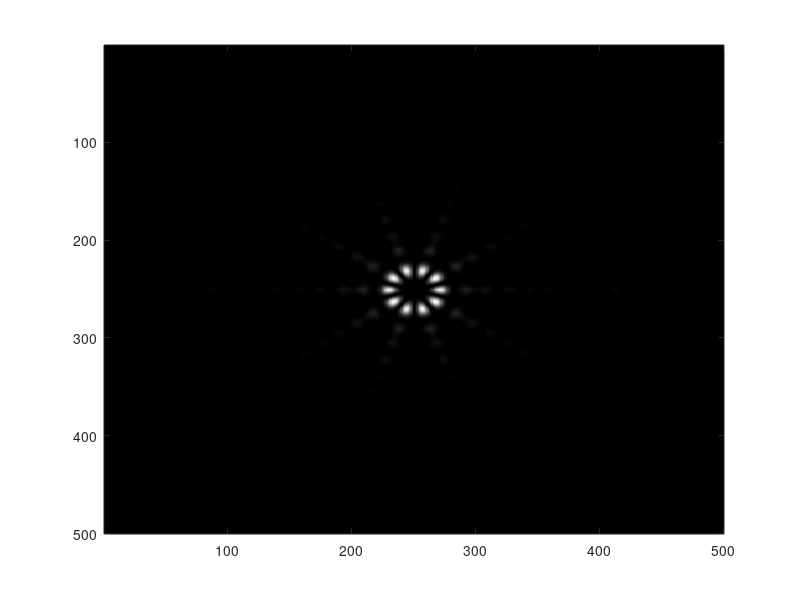

MATLAB code to generate this figure:
%Binary SPP with L=5
clear;

%Defining the SPP parameters
N=500;%Define the matrix size
L=5;%Define the topological charge number
A3=zeros(N,N);

%Constructing the SPP
    x=1:N;
    y=1:N;
    [X,Y]=meshgrid(x,y);
    theta=atan2((X-N/2),(Y-N/2));
    r=sqrt((X-N/2).*(X-N/2)+(Y-N/2).*(Y-N/2));
    A1=L*(theta+pi);
    A2=rem(A1,2*pi);
for p=1:N;%Construct the SPP using atan2 function and binarize
    for q=1:N;
        if rem(A2(p,q),2*pi)<=pi;
            A3(p,q)=exp(1i*pi);
        else
            A3(p,q)=exp(1i*0);
        end
    end
end
A3(r>30)=0;

%Observation of far field pattern
E=fftshift(fft2(A3));%Calculate the fourier transform and rearrange terms
I=abs(E).*abs(E);
colormap(gray)
imagesc(I)
